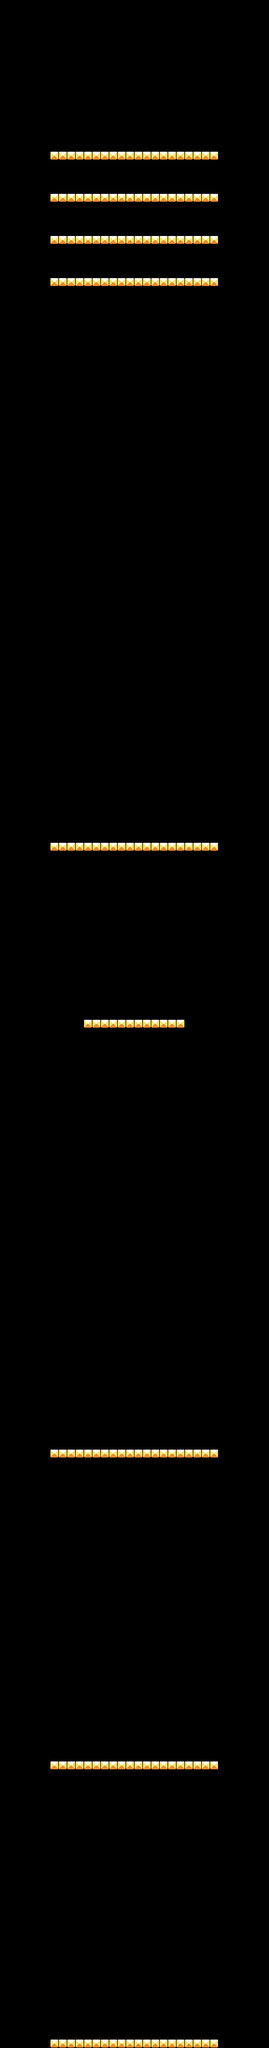

This game map was drawn from its Tiled (.tmx) file and the tilesets committed beside it. A one-line description and the trimmed map source follow:
An orthogonal 32x243 tile map with 16x16 px tiles, 1 tile layer (Capa de Patrones 1).

<map version="1.0" orientation="orthogonal" renderorder="right-down" width="32" height="243" tilewidth="16" tileheight="16" nextobjectid="1">
 <tileset firstgid="1" name="tileset" tilewidth="16" tileheight="16" tilecount="4000" columns="50">
  <image source="../tileset.png" width="800" height="1280" />
 </tileset>
 <layer name="Capa de Patrones 1" width="32" height="243">
  <data>[7776 cells, 176 non-empty, 2 distinct tile ids]</data>
 </layer>
</map>
